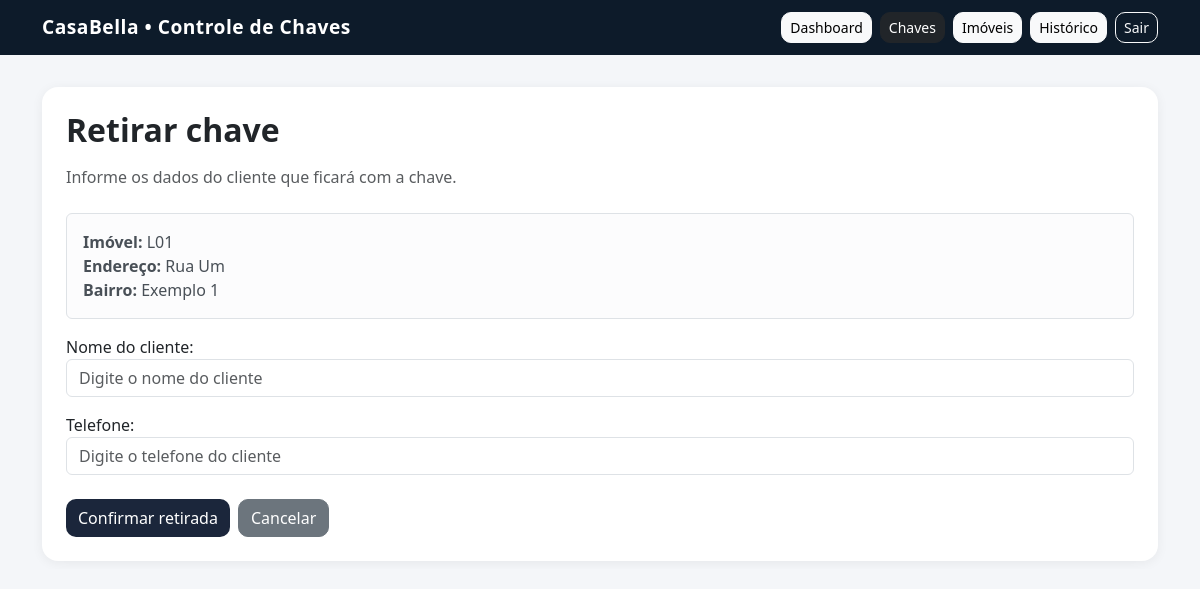
The page /chaves/retirar/3/ (signed in) on the database its author committed.
### imoveis/models.py (models this page shows, shortened)
class Chave(models.Model):
    imovel = models.OneToOneField(Imovel, on_delete=models.CASCADE)
    STATUS_CHOICES = [
        ('disponivel', 'Disponível'),
        ('retirada', 'Retirada'),
        ('indisponivel', 'Indisponível'),
    ]
    status = models.CharField(
        max_length=20,
        choices=STATUS_CHOICES,
        default='disponivel'
    )
    created_at = models.DateTimeField(auto_now_add=True)

class Imovel(models.Model):
    codigo = models.CharField(max_length=50)
    endereco = models.CharField(max_length=200)
    bairro = models.CharField(max_length=100)
    tipo = models.ForeignKey(TipoImovel, on_delete=models.SET_NULL, null=True, blank=True)
    status = models.CharField(
        max_length=50,
        choices=[
            ('disponivel', 'Disponível'),
            ('analise', 'Em análise'),
            ('alugado', 'Alugado'),
            ('inativo', 'Inativo'),
        ],
        default='disponivel'
    )
    foto = models.ImageField(upload_to='imoveis/', blank=True, null=True)
    created_at = models.DateTimeField(auto_now_add=True)

### imoveis/views.py (the view)
# urls.py: path('chaves/retirar/<int:pk>/', views.retirar_chave, name='retirar_chave'),
@login_required
def retirar_chave(request, pk):
    chave = get_object_or_404(Chave, pk=pk)
    if chave.status != 'disponivel':
        return redirect('chave_list')
    if request.method == 'POST':
        form = RetiradaForm(request.POST)
        if form.is_valid():
            chave.status = 'retirada'
            chave.save()
            Movimentacao.objects.create(
                chave=chave,
                acao='retirada',
                usuario=request.user,
                nome_cliente=form.cleaned_data['nome_cliente'],
                telefone_cliente=form.cleaned_data['telefone_cliente']
            )
            messages.success(request, 'Chave retirada com sucesso!')
            return redirect('chave_list')
    else:
        form = RetiradaForm()
    return render(request, 'imoveis/retirar_chave.html', {
        'form': form,
        'chave': chave
    })

### imoveis/forms.py
class RetiradaForm(forms.Form):
    nome_cliente = forms.CharField(
        label='Nome do cliente',
        max_length=100,
        widget=forms.TextInput(attrs={
            'class': 'form-control',
            'placeholder': 'Digite o nome do cliente'
        })
    )
    telefone_cliente = forms.CharField(
        label='Telefone',
        max_length=20,
        widget=forms.TextInput(attrs={
            'class': 'form-control',
            'placeholder': 'Digite o telefone do cliente'
        })
    )

### imoveis/templates/imoveis/retirar_chave.html (shortened to what this page needs)
{% extends "imoveis/base.html" %}
{% block content %}
<div class="card">
    <div class="card-body p-4">
        <h2 class="mb-3 fw-bold">
            Retirar chave
        </h2>
        <p class="text-muted mb-4">
            Informe os dados do cliente que ficará com a chave.
        </p>
        <div class="alert alert-light border">
            <strong>Imóvel:</strong>
            {{ chave.imovel.codigo }}
            <br>
            <strong>Endereço:</strong>
            {{ chave.imovel.endereco }}
            <br>
            <strong>Bairro:</strong>
            {{ chave.imovel.bairro }}
        </div>
        <form method="POST">
            {{ form.as_p }}
            <div class="d-flex gap-2 flex-wrap mt-4">
                <button type="submit" class="btn btn-primary">
                    Confirmar retirada
                </button>
                <a href="{% url 'chave_list' %}" class="btn btn-secondary">
                    Cancelar
                </a>
            </div>
        </form>
    </div>
</div>
{% endblock %}

### imoveis/templates/imoveis/base.html (style rules this page uses)
body { background-color: #f4f6f9; }
.card { border: none; border-radius: 16px; transition: 0.2s; box-shadow: 0 2px 12px rgba(0,0,0,0.06); }
.btn { border-radius: 10px; transition: 0.2s; }
.btn-primary { background-color: #1b263b; border: none; }
html, body { max-width: 100%; overflow-x: hidden; }

### rows shown on the page
Chave: imovel.codigo "L01", imovel.endereco "Rua Um", imovel.bairro "Exemplo 1"
